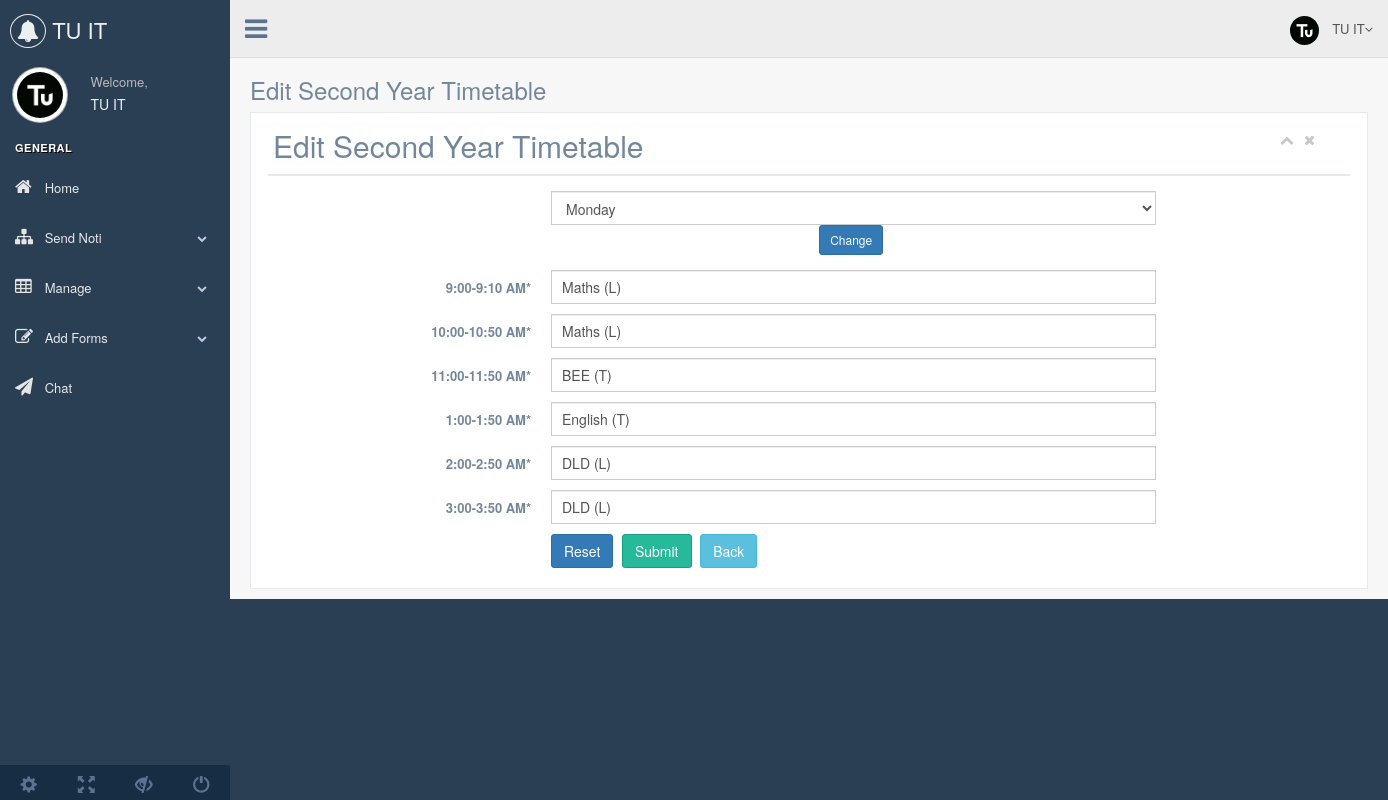
Page /admin/editsecondyeartimetable.php (signed in) on the committed database.
### tables this page shows
CREATE TABLE `timetable` (
  `timetable_id` int(11) NOT NULL,
  `timetable_year_id` int(11) NOT NULL,
  `timetable_day_id` int(11) NOT NULL,
  `timeone` varchar(255) NOT NULL,
  `timetwo` varchar(255) NOT NULL,
  `timethree` varchar(255) NOT NULL,
  `timefour` varchar(255) NOT NULL,
  `timefive` varchar(255) NOT NULL,
  `timesix` varchar(255) NOT NULL,
  `created_date` datetime NOT NULL,
  `updated_date` datetime NOT NULL
);

### admin/editsecondyeartimetable.php (the view, shortened to what this page needs)
<?php
include('database/connection.php');
include ('includes/header.php');
    if(isset($_POST['change'])) {
      $day = clean($_POST['selectday']);
    $do = $conn->query("SELECT * FROM timetable WHERE timetable_year_id = '2' AND timetable_day_id = '$day'");
    $query = $do->fetch_assoc();
    }else{
    $do = $conn->query("SELECT * FROM timetable WHERE timetable_year_id = '2' AND timetable_day_id = '1'");
    $day = 1;
    $query = $do->fetch_assoc();
    }
?>
  <body class="nav-md">
    <div class="container body">
      <div class="main_container">
          <?php include ('includes/sidebar.php'); ?>
          <?php include('includes/navbar.php'); ?>
           <div class="right_col" role="main">
          <div class="">
            <div class="page-title">
              <div class="title_left">
                <h3>Edit Second Year Timetable</h3>
              </div>
            </div>
            <div class="clearfix"></div>
            <div class="row">
              <div class="col-md-12 col-sm-12">
                <div class="x_panel">
                  <div class="x_title">
                    <h2>Edit Second Year Timetable</h2>
                    <ul class="nav navbar-right panel_toolbox">
                      <li><a class="collapse-link"><i class="fa fa-chevron-up"></i></a>
                      </li>
                      <li><a class="close-link"><i class="fa fa-close"></i></a>
                      </li>
                    </ul>
                    <div class="clearfix"></div>
                  </div>
                  <div class="x_content">
            <div class="text-center nice">
            <form action="editsecondyeartimetable.php" method="POST">
            <div class="col-md-7 col-xs-12 text-center" style="margin-bottom: 10px;">
                      <select name="selectday" class="form-control col-md-7 col-xs-12">
                          <option value="1" <?php if($day == '1') echo "selected";?>>Monday</option>
                      </select>
                      <button class="btn btn-primary btn-sm" name="change">Change</button>
                </div>
                </form>
              </div>
                  <form class="form-horizontal form-label-left" action="editsecondyeartimetable.php" method="POST">
                  <div class="form-group">
                    <label class="control-label col-md-3" for="timeone">9:00-9:10 AM<span class="required">*</span>
                    </label>
                    <div class="col-md-7">
                      <input type="text" id="timeone" name="timeone" value="<?php echo $query['timeone']?>" class="form-control col-md-7 col-xs-12">
                    </div>
                  </div>
                  <div class="form-group">
                    <label class="control-label col-md-3" for="timetwo">10:00-10:50 AM<span class="required">*</span>
                    </label>
                    <div class="col-md-7">
                      <input type="text" id="timetwo" name="timetwo" value="<?php echo $query['timetwo']?>" class="form-control col-md-7 col-xs-12">
                    </div>
                  </div>
                  <div class="form-group">
                    <label class="control-label col-md-3" for="timethree">11:00-11:50 AM<span class="required">*</span>
                    </label>
                    <div class="col-md-7">
                      <input type="text" id="timethree" name="timethree" value="<?php echo $query['timethree']?>" class="form-control col-md-7 col-xs-12">
                    </div>
                  </div>
                  <div class="form-group">
                    <label class="control-label col-md-3" for="timefour">1:00-1:50 AM<span class="required">*</span>
                    </label>
                    <div class="col-md-7">
                      <input type="text" id="timefour" name="timefour" value="<?php echo $query['timefour']?>" class="form-control col-md-7 col-xs-12">
                    </div>
                  </div>
                  <div class="form-group">
                    <label class="control-label col-md-3" for="timefive">2:00-2:50 AM<span class="required">*</span>
                    </label>
                    <div class="col-md-7">
                      <input type="text" id="timefive" name="timefive" value="<?php echo $query['timefive']?>" class="form-control col-md-7 col-xs-12">
                    </div>
                  </div>
                  <div class="form-group">
                    <label class="control-label col-md-3" for="timesix">3:00-3:50 AM<span class="required">*</span>
                    </label>
                    <div class="col-md-7">
                      <input type="text" id="timesix" name="timesix" value="<?php echo $query['timesix']?>" class="form-control col-md-7 col-xs-12">
                    </div>
                  </div>
                  <div class="form-group">
                        <div class="col-md-9 col-sm-9 col-xs-12 col-md-offset-3">
                          <button type="reset" class="btn btn-primary">Reset</button>
                          <button type="submit" class="btn btn-success" name="add">Submit</button>
                          <a href="secondyeartimetable.php" class="btn btn-info" name="back">Back</a>
                        </div>
                      </div>
                </form>
                  </div>
                </div>
              </div>
            </div>
          </div>
        </div>
      </div>
    </div>
  </body>
    <?php include('includes/footer.php'); ?>

### admin/includes/sidebar.php (shortened to what this page needs)
 <?php
   $pp = $conn->query("SELECT * FROM admin WHERE admin_id = '".$_SESSION['admin_id']."'");
   $ppp = $pp->fetch_assoc();
?>
  <div class="col-md-3 left_col">
          <div class="left_col scroll-view">
            <div class="navbar nav_title" style="border: 0;">
              <a href="index.php" class="site_title"><i class="fa fa-bell"></i> <span><?php echo $ppp['admin_name']?></span></a>
            </div>
            <div class="profile clearfix">
              <div class="profile_pic">
                <img src="adminprofiles/<?php echo $ppp['admin_photo']?>" alt="..." class="img-circle profile_img">
              </div>
              <div class="profile_info">
                <span>Welcome,</span>
                <h2><?php echo $ppp['admin_name']?></h2>
              </div>
            </div>
            <br />
            <div id="sidebar-menu" class="main_menu_side hidden-print main_menu">
              <div class="menu_section">
                <h3>General</h3>
                <ul class="nav side-menu">
                  <li><a href="index.php"><i class="fa fa-home"></i> Home </a>
                  </li>
                  <li><a><i class="fa fa-sitemap"></i> Send Noti <span class="fa fa-chevron-down"></span></a>
                  </li>
                  <li><a><i class="fa fa-table"></i> Manage <span class="fa fa-chevron-down"></span></a>
                  </li>
                  <li><a><i class="fa fa-edit"></i> Add Forms <span class="fa fa-chevron-down"></span></a>
                  </li>
                  <li><a href="chat.php"><i class="fa fa-paper-plane"></i> Chat </a>
                  </li>
                </ul>
              </div>
            </div>
            <div class="sidebar-footer hidden-small">
              <a data-toggle="tooltip" data-placement="top" title="Settings">
                <span class="glyphicon glyphicon-cog" aria-hidden="true"></span>
              </a>
              <a data-toggle="tooltip" data-placement="top" title="FullScreen">
                <span class="glyphicon glyphicon-fullscreen" aria-hidden="true"></span>
              </a>
              <a data-toggle="tooltip" data-placement="top" title="Lock">
                <span class="glyphicon glyphicon-eye-close" aria-hidden="true"></span>
              </a>
              <a data-toggle="tooltip" data-placement="top" title="Logout" href="login.html">
                <span class="glyphicon glyphicon-off" aria-hidden="true"></span>
              </a>
            </div>
          </div>
        </div>

### admin/includes/navbar.php (shortened to what this page needs)
<?php
   $pp = $conn->query("SELECT * FROM admin WHERE admin_id = '".$_SESSION['admin_id']."'");
   $ppp = $pp->fetch_assoc();
?>
<div class="top_nav">
          <div class="nav_menu">
            <nav>
              <div class="nav toggle">
                <a id="menu_toggle"><i class="fa fa-bars"></i></a>
              </div>
              <ul class="nav navbar-nav navbar-right">
                <li class="">
                  <a href="javascript:;" class="user-profile dropdown-toggle" data-toggle="dropdown" aria-expanded="false">
                    <img src="adminprofiles/<?php echo $ppp['admin_photo']?>" alt="">
                    <?php echo $ppp['admin_name']?><span class=" fa fa-angle-down"></span>
                  </a>
                </li>
              </ul>
            </nav>
          </div>
        </div>

### admin/editsecondyeartimetable.php (style rules this page uses)
@media (min-width: 576px) { .nice { position: relative; left: 25%; } }

### rows in the picture
timetable: timeone "Maths (L)", timetwo "Maths (L)", timethree "BEE (T)", timefour "English (T)", timefive "DLD (L)", timesix "DLD (L)"

### other values in the picture
$ppp['admin_name'] "TU IT"
